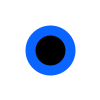
Frame 1 (no input)
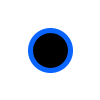
Frame 60 (the mouse pressed at the canvas centre just before this capture)
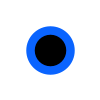
Frame 120 (the mouse held since frame 60 and released just before this capture)

The Processing sketch that drew these frames (run headless with seeded random() and noise(); from frame 60 on, the mouse is pressed at the canvas centre):

// Processing sketch: pulsingCircle
// ── pulsingCircle.pde

void setup() {
  size(100, 100);
  frameRate(30);
}

void draw() {
  background(255);
  stroke(10,100,255);
  strokeWeight(5 * sin(frameCount/2)+10);
  fill(0);
  ellipse(width/2, height/2, 40, 40);
}
